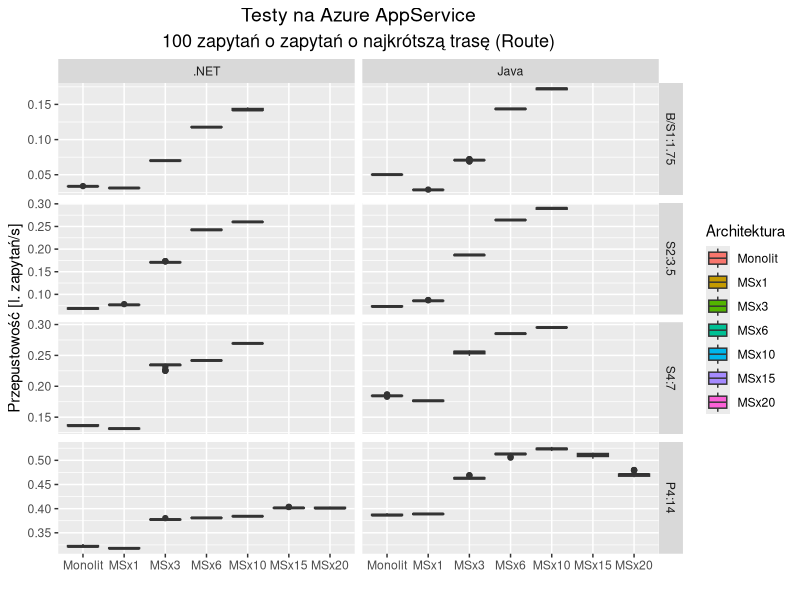

Source code (R):
Sys.setlocale(category = "LC_ALL", locale = "Polish")
route = read.csv('apps-route.csv')
library(ggplot2)

route$Tier = factor(route$Tier,levels=unique(route$Tier))
route$Architektura = factor(route$Architektura,levels=unique(route$Architektura))

p = ggplot(route, aes(fill=Architektura, y=value, x=factor(Architektura)))
p = p + geom_boxplot()+ facet_grid(Tier~Tech, scales = "free")
p=p+ylab('Przepustowość [l. zapytań/s]')+labs(fill = "Technologia")+xlab("")
p=p+labs(fill = "Architektura",
         title='Testy na Azure AppService',
         subtitle='100 zapytań o zapytań o najkrótszą trasę (Route)')
p=p+theme(plot.title = element_text(hjust = 0.5, size=14), 
          plot.subtitle = element_text(hjust = 0.5, size = 13))
print(p)